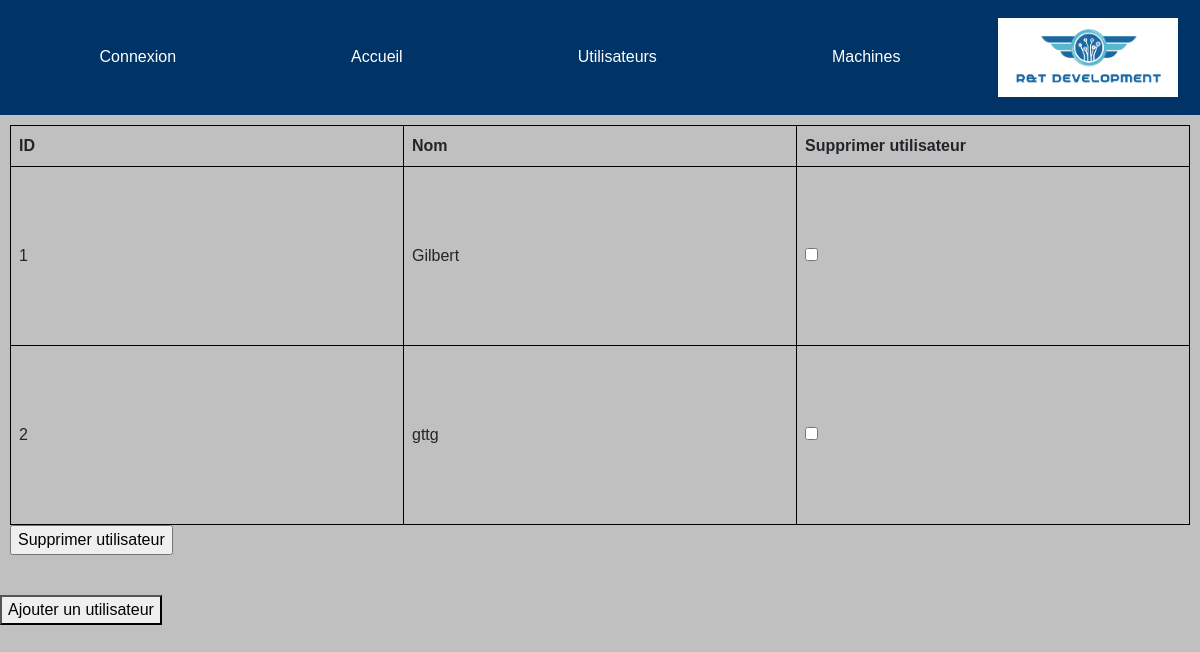
The page /Utilisateurs/ on the database as committed earlier.
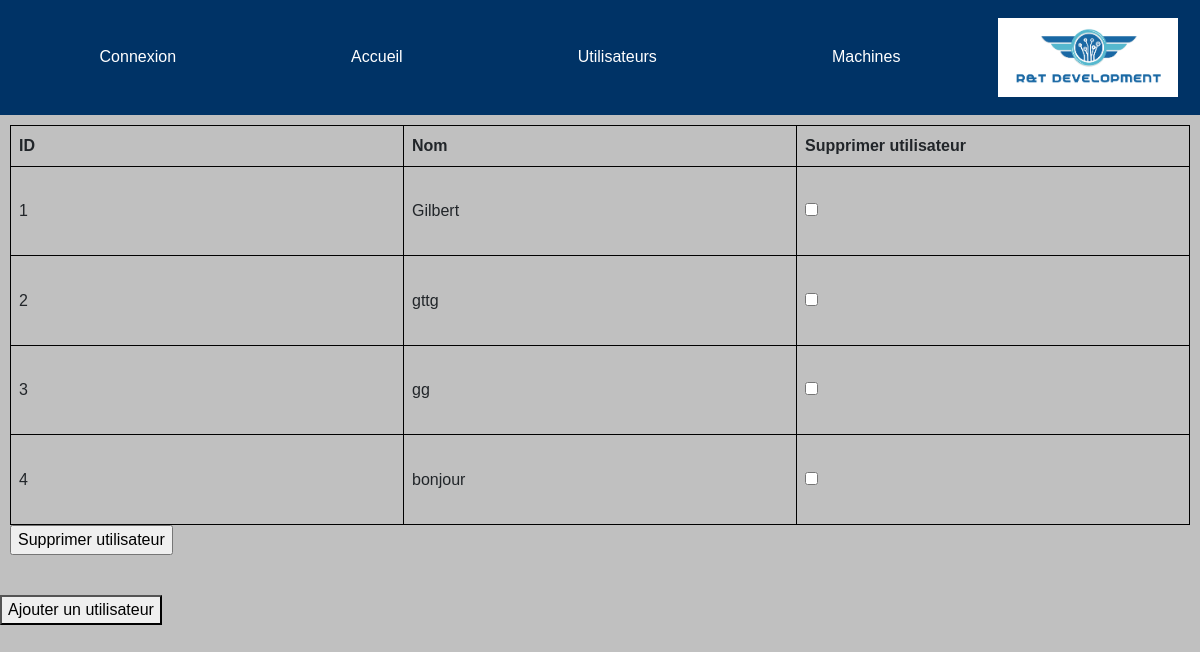
The same page on the database as committed later.
### projectApp/models.py (models this page shows, shortened)
class Personnel(models.Model):
    id = models.AutoField(primary_key=True, editable=True, validators=[MaxValueValidator(9999999999999)])
    nom = models.CharField(max_length=50)
    prenom = models.CharField(max_length=50)

### projectApp/views.py (the view)
# urls.py: path('Utilisateurs/', views.Utilisateurs, name='Utilisateurs'),
def Utilisateurs(request):
    personnels = Personnel.objects.all()
    context = {
        'personnels': personnels,
    }
    return render(request, "templates/Utilisateurs.html", context)

### projectApp/templates/Utilisateurs.html (shortened to what this page needs)
{% extends "index.html" %}
{% block content %}
{% if personnels %}
<div class="bord">
    <form method="post" action="{% url 'supprimer-utilisateurs' %}">
        <table>
            <thead>
                <tr>
                    <th>ID</th>
                    <th>Nom</th>
                    <th>Supprimer utilisateur</th>
                </tr>
            </thead>
            <tbody>
                {% for personne in personnels %}
                <tr>
                    <td>
                        {{ personne.id }}</td>
                    <td>{{ personne.nom }}</td>
                    <td>
                        <input type="checkbox" name="utilisateurs_a_supprimer" value="{{ personne.id }}">
                    </td>
                </tr>
                {% endfor %}
            </tbody>
        </table>
        <input type="submit" value="Supprimer utilisateur">
    </form>
</div>
{% else %}
<p>Il n'y a pas d'utilisateur.</p>
{% endif %}
<div><a href="{% url 'add-personne' %}">
        <button type="button">Ajouter un utilisateur</button>
    </a></div>
{% endblock %}

Rows that differ between the two databases and show on the page:
added Personnel: id "3", nom "gg"
added Personnel: id "4", nom "bonjour"
